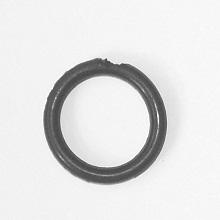
#> input picture Orings/Oring1.jpg, 220 x 220 px; its folder holds 2 pictures in this run
$ python oring_inspection.py --input ../Orings
#> lines starting #> are read from the running program, lines starting #| are printed output that depends on the picture; after the words box and inside, x2 and y2 are one past the last pixel; in counts of white or black regions, pixels touching at a corner belong together
#> in main, gray is the input picture: shape (220, 220); min 55, max 255, mean 225.2
#!/usr/bin/env python3
"""
Computer Vision Assignment 1

Commit 8:
Final commented version
"""

import argparse
import time
from collections import deque
from dataclasses import dataclass
from pathlib import Path

import cv2 as cv
import numpy as np


# ----------------------------
# Detection Parameters
# ----------------------------
# These parameters control defect detection.
# The algorithm measures the largest missing arc around the ring.
# Large arcs indicate a cut/break, smaller arcs indicate nicks.

SE_SIZE = 3                 # Structuring element size for morphology
N_ANGLES = 720              # Number of angular samples around ring
GAP_BREAK_THR = 0.05        # Large gap threshold (broken ring)
GAP_NICK_THR = 0.015        # Small gap threshold (nick defect)
GAP_RADII_FRACTIONS = (0.15, 0.50, 0.85)  # Sample inner/middle/outer radii
MIN_RING_AREA = 500         # Reject very small objects


# ----------------------------
# Utility functions
# ----------------------------

def list_images(folder: Path):
    """
    Return sorted list of image files in a folder
    """
    exts = {".png", ".jpg", ".jpeg", ".bmp", ".tif", ".tiff"}
    return [p for p in sorted(folder.iterdir()) if p.suffix.lower() in exts]


def to_u8(binary01: np.ndarray) -> np.ndarray:
    """
    Convert binary image (0/1) to OpenCV format (0/255)
    """
    return (binary01.astype(np.uint8) * 255)


# ----------------------------
# Manual Otsu Thresholding
# ----------------------------

def histogram_u8(gray_u8: np.ndarray) -> np.ndarray:
    """
    Compute 256-bin histogram using NumPy
    """
    return np.bincount(gray_u8.ravel(), minlength=256).astype(np.int64)


def otsu_threshold(hist: np.ndarray) -> int:
    """
    Compute Otsu threshold from histogram
    Maximizes between-class variance
    """

    hist = hist.astype(np.float64)
#> hist = 256 values, max 6333 at index 243, min 0 at index 0, mean 189.1
    total = hist.sum()
#> total = 48400

    if total == 0:
        return 127

    prob = hist / total
#> prob = 256 values, max 0.131 at index 243, min 0 at index 0, mean 0.00391
    omega = np.cumsum(prob)
#> omega = 256 values from 0 to 1
    mu = np.cumsum(prob * np.arange(256))
#> mu = 256 values from 0 to 225.2
    mu_t = mu[-1]
#> mu_t = 225.2

    denom = omega * (1 - omega)
#> denom = 256 values, max 0.249 at index 243, min 0 at index 0, mean 0.0679
    denom[denom == 0] = np.nan

    sigma_b2 = (mu_t * omega - mu) ** 2 / denom

    return int(np.nanargmax(sigma_b2))


def threshold_otsu(gray_u8: np.ndarray):
    """
    Apply Otsu thresholding

    The O-ring is darker than the background,
    so pixels below the threshold become foreground.
    """

    t = otsu_threshold(histogram_u8(gray_u8))
#> t = 169
    binary01 = (gray_u8 <= t).astype(np.uint8)
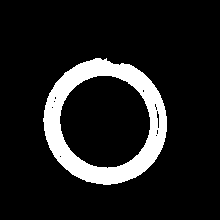
#> binary01: shape (220, 220); values 0 (black) and 1 (white), 11.7% white; 1 white region, box (x1, y1, x2, y2) and area: (43, 58, 167, 185) 5686

    return binary01, t


# ----------------------------
# Binary Morphology
# ----------------------------

def square_se(size: int = 3):
    """
    Create square structuring element
    """
    return np.ones((size, size), dtype=np.uint8)


def dilate01(binary01: np.ndarray, se: np.ndarray):
    """
    Binary dilation
    Expands foreground regions
    """

    h, w = binary01.shape
    kh, kw = se.shape
    ph, pw = kh // 2, kw // 2

    padded = np.pad(binary01, ((ph, ph), (pw, pw)), mode="constant")
    out = np.zeros_like(binary01)

    for i in range(kh):
        for j in range(kw):
            if se[i, j]:
                out = np.maximum(out, padded[i:i + h, j:j + w])

    return out


def erode01(binary01: np.ndarray, se: np.ndarray):
    """
    Binary erosion
    Removes small noise regions
    """

    h, w = binary01.shape
    kh, kw = se.shape
    ph, pw = kh // 2, kw // 2

    padded = np.pad(binary01, ((ph, ph), (pw, pw)), mode="constant")
    out = np.ones_like(binary01)

    for i in range(kh):
        for j in range(kw):
            if se[i, j]:
                out = np.minimum(out, padded[i:i + h, j:j + w])

    return out


def close01(binary01: np.ndarray, se: np.ndarray, iterations=2):
    """
    Binary closing:
    dilation followed by erosion

    Used to remove small gaps in segmentation
    """
#> called with se = array of shape (3, 3), iterations = 2

    x = binary01

    for _ in range(iterations):
        x = dilate01(x, se)
#> this loop made 2 passes
#> pass 1, in dilate01, `padded = np.pad(binary01, ((ph, ph), (pw, pw)), mode="constant")`:
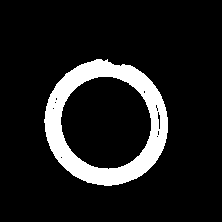
#> padded: shape (222, 222); values 0 (black) and 1 (white), 11.5% white; 1 white region, box (x1, y1, x2, y2) and area: (44, 59, 168, 186) 5686
#> pass 1, in close01, `x = dilate01(x, se)`:
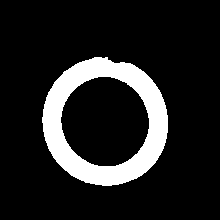
#> x: shape (220, 220); values 0 (black) and 1 (white), 13.6% white; 1 white region, box (x1, y1, x2, y2) and area: (42, 57, 168, 186) 6597
#> pass 2, in close01, `x = dilate01(x, se)`:
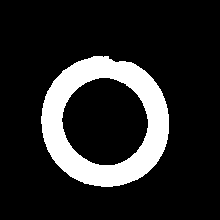
#> x: shape (220, 220); values 0 (black) and 1 (white), 15.4% white; 1 white region, box (x1, y1, x2, y2) and area: (41, 56, 169, 187) 7465

    for _ in range(iterations):
        x = erode01(x, se)
#> this loop made 2 passes
#> pass 1, in erode01, `padded = np.pad(binary01, ((ph, ph), (pw, pw)), mode="constant")`:
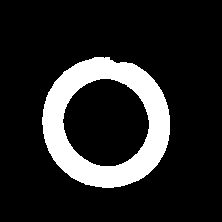
#> padded: shape (222, 222); values 0 (black) and 1 (white), 15.1% white; 1 white region, box (x1, y1, x2, y2) and area: (42, 57, 170, 188) 7465

    return x


# ----------------------------
# Connected Components (BFS)
# ----------------------------

def ccl_labels(binary01: np.ndarray):
    """
    Connected component labeling using BFS
    """

    h, w = binary01.shape
#> h = 220; w = 220

    labels = np.zeros_like(binary01, dtype=np.int32)
    sizes = []

    current = 0
    q = deque()

    # 8-connected neighborhood
    nbrs = [
        (-1,-1),(-1,0),(-1,1),
        (0,-1),(0,1),
        (1,-1),(1,0),(1,1)
    ]

    for y in range(h):
        for x in range(w):

            if binary01[y,x] and labels[y,x]==0:

                current += 1
                labels[y,x] = current

                q.append((y,x))
                count = 0

                while q:

                    cy,cx = q.popleft()
                    count += 1

                    for dy,dx in nbrs:

                        ny,nx = cy+dy,cx+dx

                        if 0<=ny<h and 0<=nx<w:

                            if binary01[ny,nx] and labels[ny,nx]==0:

                                labels[ny,nx]=current
                                q.append((ny,nx))

                sizes.append(count)
#> labels: shape (220, 220) int32; values 0 (black) and 1 (white), 11.8% white; 1 white region, box (x1, y1, x2, y2) and area: (43, 58, 167, 185) 5729
#> after the loop, current = 1; sizes = [5729]

    return labels,sizes


def largest_component(binary01):
    """
    Extract largest connected component
    This corresponds to the O-ring
    """

    labels,sizes=ccl_labels(binary01)
#> sizes = [5729]

    if not sizes:
        return np.zeros_like(binary01),0

    k=int(np.argmax(sizes))+1
#> k = 1

    return (labels==k).astype(np.uint8),sizes[k-1]


# ----------------------------
# Gap Detection
# ----------------------------

def gap_at_radius(ring01, cy, cx, radius):
    """
    Sample points around the ring at a given radius.

    Missing pixels along the circle indicate
    defects such as nicks or breaks.
    """

    h,w=ring01.shape

    angles=np.linspace(0,2*np.pi,N_ANGLES,endpoint=False)

    xs=np.round(cx+radius*np.cos(angles)).astype(int)
    ys=np.round(cy+radius*np.sin(angles)).astype(int)

    valid=(xs>=0)&(xs<w)&(ys>=0)&(ys<h)

    samples=ring01[ys[valid],xs[valid]]

    if samples.size==0:
        return 1.0

    missing=(samples==0).astype(int)

    doubled=np.concatenate([missing,missing])

    max_run=run=0

    for v in doubled:

        if v:
            run+=1
            max_run=max(max_run,run)

        else:
            run=0

    return min(max_run,len(missing))/len(missing)


def max_gap_multi_radius(ring01):
    """
    Compute worst gap across multiple radii.

    Sampling inner, middle and outer radii
    ensures defects across the ring thickness are detected.
    """

    ys,xs=np.nonzero(ring01)
#> ys = 5729 values from 58 to 184; xs = 5729 values, max 166 at index 2669, min 43 at index 2703, mean 104.9

    if xs.size==0:
        return 1.0

    cy,cx=float(ys.mean()),float(xs.mean())
#> cy = 121.9; cx = 104.9

    r=np.sqrt((xs-cx)**2+(ys-cy)**2)
#> r = 5729 values, max 64.61 at index 0, min 44.26 at index 4164, mean 54.19

    r_outer=float(np.percentile(r,99))
#> r_outer = 62.86
    r_inner=float(np.percentile(r,5))
#> r_inner = 46.19

    thickness=r_outer-r_inner
#> thickness = 16.67

    worst=0

    for f in GAP_RADII_FRACTIONS:

        radius=r_inner+f*thickness

        worst=max(
            worst,
            gap_at_radius(ring01,cy,cx,radius)
        )
#> this loop made 3 passes
#> (radius, worst) on passes 1 to 3: (48.69, 0), (54.52, 0), (60.36, 0.0264)

    return worst


# ----------------------------
# Classification
# ----------------------------

@dataclass
class Features:
    """
    Stores measured ring properties
    """

    ring_area:int
    max_gap_frac:float


def classify(feats:Features):
    """
    PASS / FAIL decision based on detected gap size
    """

    # Reject very small objects (segmentation failure)
    if feats.ring_area<MIN_RING_AREA:
        return "FAIL"

    # Large gap indicates a broken ring
    if feats.max_gap_frac>GAP_BREAK_THR:
        return "FAIL"

    # Smaller gaps indicate edge nicks
    if feats.max_gap_frac>GAP_NICK_THR:
        return "FAIL"

    # Otherwise the ring is continuous
    return "PASS"


# ----------------------------
# Main Program
# ----------------------------

def main():

    parser=argparse.ArgumentParser()

    parser.add_argument("--input",required=True)
    parser.add_argument("--output",default="outputs")

    args=parser.parse_args()

    input_dir=Path(args.input)
    output_dir=Path(args.output)

    output_dir.mkdir(exist_ok=True)

    se=square_se(SE_SIZE)

    for img_path in list_images(input_dir):

        # Start processing timer
        t0=time.perf_counter()

        # Load grayscale image
        gray=cv.imread(str(img_path),cv.IMREAD_GRAYSCALE)

        # Segment the O-ring from the background
        binary,_=threshold_otsu(gray)

        # Clean segmentation using morphology
        cleaned=close01(binary,se)

        # Extract the largest connected region (the ring)
        ring,_=largest_component(cleaned)

        # Measure defects by finding largest missing arc
        gap=max_gap_multi_radius(ring)
#> gap = 0.0264

        feats=Features(int(ring.sum()),gap)

        # Determine PASS / FAIL
        decision=classify(feats)
#> decision = 'FAIL'

        dt=(time.perf_counter()-t0)*1000

        # Create visualization overlay
        overlay=np.stack([gray,gray,gray],axis=2)

        overlay[ring.astype(bool)]=[0,0,255]
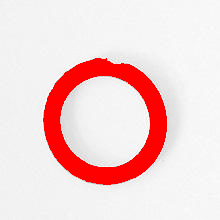
#> overlay: shape (220, 220, 3); 11.84% of pixels changed, all inside (x1, y1, x2, y2) = (43, 58, 167, 185); drawn as B, G, R

        # Display results on image
        lines=[
            img_path.name,
            f"Result: {decision}",
            f"Max gap: {gap:.3f}",
            f"Time: {dt:.2f} ms"
        ]
#> lines = ['Oring1.jpg', 'Result: FAIL', 'Max gap: 0.026', 'Time: 131.45 ms']

        y=30

        for line in lines:

            cv.putText(overlay,line,(10,y),
                       cv.FONT_HERSHEY_SIMPLEX,0.6,
                       (255,255,255),2,cv.LINE_AA)

            cv.putText(overlay,line,(10,y),
                       cv.FONT_HERSHEY_SIMPLEX,0.6,
                       (0,0,0),1,cv.LINE_AA)

            y+=22
#> this loop made 4 passes
#> (line, y) on passes 1 to 4: ('Oring1.jpg', 52), ('Result: FAIL', 74), ('Max gap: 0.026', 96), ('Time: 131.45 ms', 118)
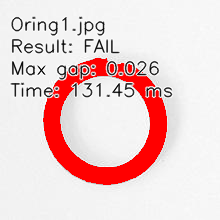
#> overlay: shape (220, 220, 3); 10.95% of pixels changed, all inside (x1, y1, x2, y2) = (9, 15, 174, 99); drawn as B, G, R
#> after the loop, y = 118

        cv.imwrite(
            str(output_dir/f"{img_path.stem}_annotated.png"),
            overlay
        )

        print(
            f"{img_path.name}: {decision} (gap={gap:.3f})"
        )
#| Oring1.jpg: FAIL (gap=0.026)
#> pass 2 of the loop in main, `for img_path in list_images(input_dir):`:
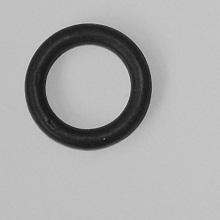
#> input picture Orings/Oring10.jpg, 220 x 220 px
#> in main, gray is the input picture: shape (220, 220); min 9, max 224, mean 169.7
#> t = 117
#> in threshold_otsu (call 2), `binary01 = (gray_u8 <= t).astype(np.uint8)`:
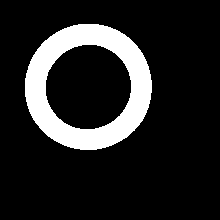
#> binary01: shape (220, 220); values 0 (black) and 1 (white), 14.5% white; 1 white region, box (x1, y1, x2, y2) and area: (25, 24, 152, 150) 7007
#> the loop in max_gap_multi_radius (call 2), `for f in GAP_RADII_FRACTIONS: ` made 3 passes
#> radius on passes 1 to 3: 46.61, 53.49, 60.37
#> gap = 0
#> decision = 'PASS'
#> lines = ['Oring10.jpg', 'Result: PASS', 'Max gap: 0.000', 'Time: 140.33 ms']
#> the loop in main, `for line in lines: ` made 4 passes
#> (line, y) on passes 1 to 4: ('Oring10.jpg', 52), ('Result: PASS', 74), ('Max gap: 0.000', 96), ('Time: 140.33 ms', 118)
#> after the loop in main, `for line in lines:`:
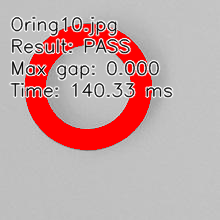
#> overlay: shape (220, 220, 3); mean of channels 0, 1, 2 167.5, 167.5, 196; drawn as B, G, R
#> after the loop in main, `for line in lines:`: y = 118
#| Oring10.jpg: PASS (gap=0.000)

    print("Done.")


if __name__=="__main__":
    main()
